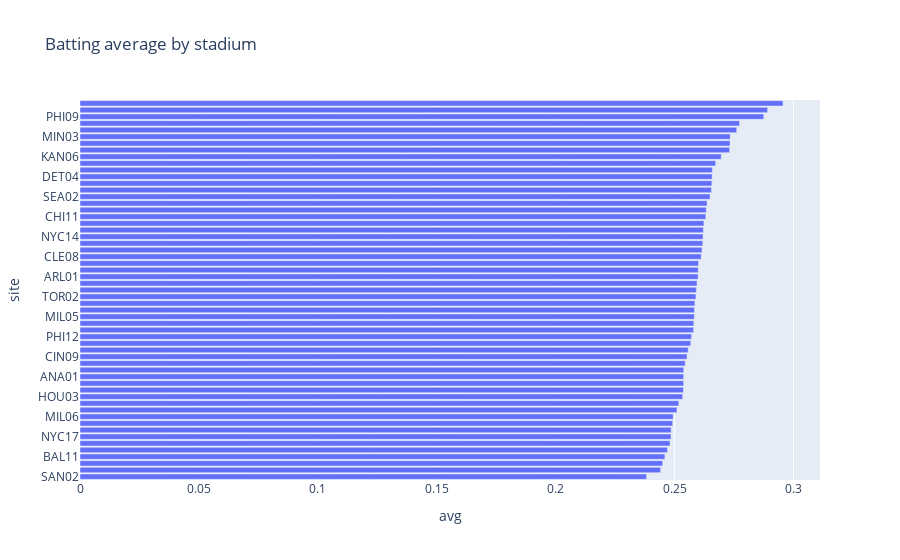

Notebook cell for this chart:
### Code cell
# Visualize with plotly
px.bar(stadium, x="avg", y="site", title="Batting average by stadium", orientation='h')

### Figure 1 — Plotly figure (JSON) as saved in the notebook; plotly's stock layout.template omitted (floating-point values rounded to 4 significant figures)
{"data": [{"hovertemplate": "avg=%{x}<br>site=%{y}<extra></extra>", "legendgroup": "", "marker": {"color": "#636efa", "pattern": {"shape": ""}}, "name": "", "orientation": "h", "showlegend": false, "textposition": "auto", "type": "bar", "x": [0.2382, 0.2441, 0.245, 0.2459, 0.247, 0.2481, 0.2485, 0.2486, 0.2492, 0.2494, 0.251, 0.2518, 0.2534, 0.2537, 0.2538, 0.2538, 0.2539, 0.2545, 0.2552, 0.2557, 0.2568, 0.2571, 0.258, 0.2581, 0.2583, 0.2583, 0.2585, 0.259, 0.2591, 0.2594, 0.2599, 0.2599, 0.2601, 0.2612, 0.2615, 0.2619, 0.262, 0.2621, 0.2623, 0.2631, 0.2633, 0.2636, 0.2649, 0.2655, 0.2657, 0.2658, 0.2659, 0.2673, 0.2696, 0.2731, 0.2733, 0.2734, 0.2761, 0.2773, 0.2875, 0.2891, 0.2956], "xaxis": "x", "y": ["SAN02", "SEA03", "LOS03", "BAL11", "OAK01", "HOU02", "NYC17", "STP01", "SFO02", "MIL06", "SAN01", "SFO03", "HOU03", "STL10", "CLE07", "ANA01", "PHI13", "MON02", "CIN09", "KAN05", "ATL02", "PHI12", "CIN08", "PIT08", "MIL05", "NYC16", "MIA01", "TOR02", "CHI12", "STL09", "ARL01", "PIT07", "MIN02", "CLE08", "ATL01", "PHO01", "NYC14", "BOS08", "CHI10", "CHI11", "BAL12", "DET05", "SEA02", "PHI11", "CIN07", "DET04", "NYC15", "WAS09", "KAN06", "PIT06", "BOS07", "MIN03", "STL07", "ARL02", "PHI09", "CLE06", "DEN02"], "yaxis": "y"}], "layout": {"barmode": "relative", "legend": {"tracegroupgap": 0}, "title": {"text": "Batting average by stadium"}, "xaxis": {"anchor": "y", "domain": [0, 1], "title": {"text": "avg"}}, "yaxis": {"anchor": "x", "domain": [0, 1], "title": {"text": "site"}}}}
